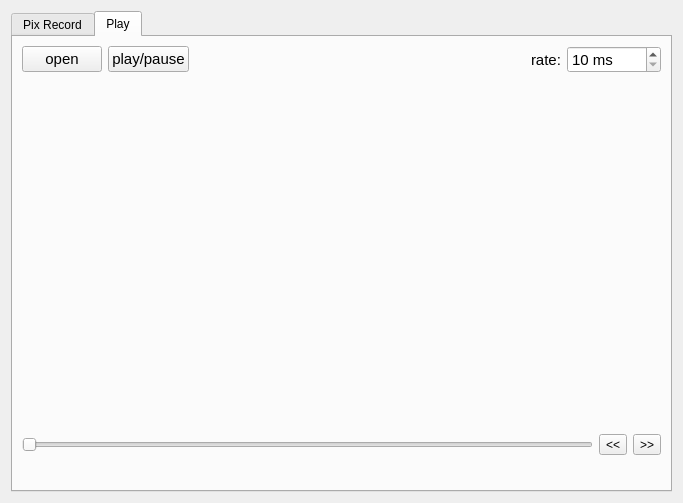
<?xml version="1.0" encoding="UTF-8"?>
<ui version="4.0">
 <class>Mouse_Form</class>
 <widget class="QWidget" name="Mouse_Form">
  <property name="geometry">
   <rect>
    <x>0</x>
    <y>0</y>
    <width>683</width>
    <height>503</height>
   </rect>
  </property>
  <property name="windowTitle">
   <string>Form</string>
  </property>
  <layout class="QVBoxLayout" name="verticalLayout_2">
   <item>
    <widget class="QTabWidget" name="tabWidget">
     <property name="currentIndex">
      <number>1</number>
     </property>
     <widget class="QWidget" name="tab">
      <attribute name="title">
       <string>Pix Record</string>
      </attribute>
      <layout class="QVBoxLayout" name="verticalLayout">
       <item>
        <layout class="QHBoxLayout" name="horizontalLayout">
         <item>
          <widget class="QComboBox" name="ports">
           <property name="minimumSize">
            <size>
             <width>190</width>
             <height>0</height>
            </size>
           </property>
           <property name="font">
            <font>
             <pointsize>11</pointsize>
            </font>
           </property>
          </widget>
         </item>
         <item>
          <widget class="QLineEdit" name="speed">
           <property name="sizePolicy">
            <sizepolicy hsizetype="Preferred" vsizetype="Fixed">
             <horstretch>0</horstretch>
             <verstretch>0</verstretch>
            </sizepolicy>
           </property>
           <property name="minimumSize">
            <size>
             <width>100</width>
             <height>0</height>
            </size>
           </property>
           <property name="font">
            <font>
             <pointsize>11</pointsize>
            </font>
           </property>
           <property name="text">
            <string>250000</string>
           </property>
          </widget>
         </item>
         <item>
          <widget class="QPushButton" name="open">
           <property name="font">
            <font>
             <pointsize>11</pointsize>
            </font>
           </property>
           <property name="text">
            <string>Open</string>
           </property>
          </widget>
         </item>
         <item>
          <spacer name="horizontalSpacer">
           <property name="orientation">
            <enum>Qt::Horizontal</enum>
           </property>
           <property name="sizeHint" stdset="0">
            <size>
             <width>40</width>
             <height>20</height>
            </size>
           </property>
          </spacer>
         </item>
         <item>
          <widget class="QPushButton" name="record">
           <property name="font">
            <font>
             <pointsize>12</pointsize>
             <weight>75</weight>
             <bold>true</bold>
            </font>
           </property>
           <property name="styleSheet">
            <string notr="true">color:red</string>
           </property>
           <property name="text">
            <string>RECORD</string>
           </property>
           <property name="checkable">
            <bool>true</bool>
           </property>
          </widget>
         </item>
        </layout>
       </item>
       <item>
        <widget class="VImageWidget" name="image" native="true">
         <property name="sizePolicy">
          <sizepolicy hsizetype="Expanding" vsizetype="Expanding">
           <horstretch>0</horstretch>
           <verstretch>0</verstretch>
          </sizepolicy>
         </property>
        </widget>
       </item>
       <item>
        <layout class="QHBoxLayout" name="horizontalLayout_2">
         <item>
          <widget class="QLabel" name="msg">
           <property name="text">
            <string>&lt;ready&gt;</string>
           </property>
          </widget>
         </item>
         <item>
          <spacer name="horizontalSpacer_2">
           <property name="orientation">
            <enum>Qt::Horizontal</enum>
           </property>
           <property name="sizeHint" stdset="0">
            <size>
             <width>40</width>
             <height>20</height>
            </size>
           </property>
          </spacer>
         </item>
         <item>
          <widget class="QLabel" name="info">
           <property name="text">
            <string>fps: 0</string>
           </property>
          </widget>
         </item>
        </layout>
       </item>
      </layout>
     </widget>
     <widget class="QWidget" name="tab_2">
      <attribute name="title">
       <string>Play</string>
      </attribute>
      <layout class="QVBoxLayout" name="verticalLayout_3">
       <item>
        <layout class="QHBoxLayout" name="horizontalLayout_3">
         <item>
          <widget class="QPushButton" name="fopen">
           <property name="font">
            <font>
             <pointsize>11</pointsize>
            </font>
           </property>
           <property name="text">
            <string>open</string>
           </property>
          </widget>
         </item>
         <item>
          <widget class="QPushButton" name="play">
           <property name="font">
            <font>
             <pointsize>11</pointsize>
            </font>
           </property>
           <property name="text">
            <string>play/pause</string>
           </property>
           <property name="checkable">
            <bool>true</bool>
           </property>
           <property name="checked">
            <bool>false</bool>
           </property>
          </widget>
         </item>
         <item>
          <spacer name="horizontalSpacer_3">
           <property name="orientation">
            <enum>Qt::Horizontal</enum>
           </property>
           <property name="sizeHint" stdset="0">
            <size>
             <width>40</width>
             <height>20</height>
            </size>
           </property>
          </spacer>
         </item>
         <item>
          <widget class="QLabel" name="label">
           <property name="font">
            <font>
             <pointsize>11</pointsize>
            </font>
           </property>
           <property name="text">
            <string>rate:</string>
           </property>
          </widget>
         </item>
         <item>
          <widget class="QSpinBox" name="rate">
           <property name="minimumSize">
            <size>
             <width>80</width>
             <height>0</height>
            </size>
           </property>
           <property name="font">
            <font>
             <pointsize>11</pointsize>
            </font>
           </property>
           <property name="suffix">
            <string> ms</string>
           </property>
           <property name="minimum">
            <number>10</number>
           </property>
           <property name="maximum">
            <number>10000</number>
           </property>
           <property name="singleStep">
            <number>5</number>
           </property>
           <property name="value">
            <number>10</number>
           </property>
          </widget>
         </item>
        </layout>
       </item>
       <item>
        <widget class="VImageWidget" name="play_img" native="true">
         <property name="sizePolicy">
          <sizepolicy hsizetype="Expanding" vsizetype="Expanding">
           <horstretch>0</horstretch>
           <verstretch>0</verstretch>
          </sizepolicy>
         </property>
        </widget>
       </item>
       <item>
        <layout class="QHBoxLayout" name="horizontalLayout_4">
         <item>
          <widget class="QSlider" name="pos">
           <property name="orientation">
            <enum>Qt::Horizontal</enum>
           </property>
          </widget>
         </item>
         <item>
          <widget class="QToolButton" name="left">
           <property name="text">
            <string>&lt;&lt;</string>
           </property>
           <property name="autoRepeat">
            <bool>true</bool>
           </property>
           <property name="autoRepeatDelay">
            <number>150</number>
           </property>
          </widget>
         </item>
         <item>
          <widget class="QToolButton" name="right">
           <property name="text">
            <string>&gt;&gt;</string>
           </property>
           <property name="autoRepeat">
            <bool>true</bool>
           </property>
           <property name="autoRepeatDelay">
            <number>150</number>
           </property>
          </widget>
         </item>
        </layout>
       </item>
       <item>
        <layout class="QHBoxLayout" name="horizontalLayout_5">
         <item>
          <widget class="QLabel" name="msg1">
           <property name="minimumSize">
            <size>
             <width>20</width>
             <height>0</height>
            </size>
           </property>
           <property name="text">
            <string/>
           </property>
          </widget>
         </item>
         <item>
          <spacer name="horizontalSpacer_4">
           <property name="orientation">
            <enum>Qt::Horizontal</enum>
           </property>
           <property name="sizeHint" stdset="0">
            <size>
             <width>40</width>
             <height>20</height>
            </size>
           </property>
          </spacer>
         </item>
         <item>
          <widget class="QLabel" name="msg2">
           <property name="minimumSize">
            <size>
             <width>20</width>
             <height>0</height>
            </size>
           </property>
           <property name="text">
            <string/>
           </property>
          </widget>
         </item>
        </layout>
       </item>
      </layout>
     </widget>
    </widget>
   </item>
  </layout>
 </widget>
 <customwidgets>
  <customwidget>
   <class>VImageWidget</class>
   <extends>QWidget</extends>
   <header>vimagewidget.h</header>
   <container>1</container>
  </customwidget>
 </customwidgets>
 <resources/>
 <connections/>
</ui>
